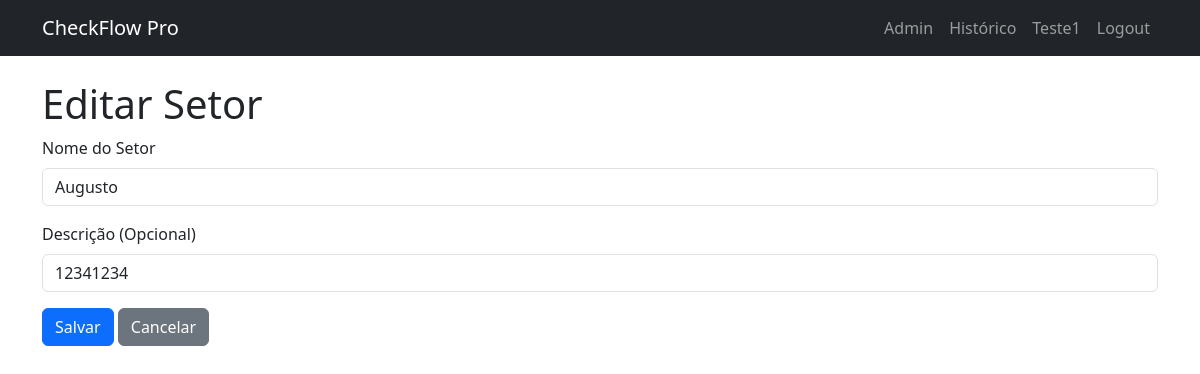
The page /admin/sector/1/edit (signed in) on the database its author committed.
### app/models.py (models this page shows, shortened)
class User(UserMixin, db.Model):
    id = db.Column(db.Integer, primary_key=True)
    username = db.Column(db.String(80), unique=True, nullable=False)
    email = db.Column(db.String(120), unique=True, nullable=False)
    password_hash = db.Column(db.String(256)) # Aumentamos o tamanho para o hash
    role = db.Column(db.String(20), nullable=False)  # 'Administrador', 'Líder', 'Operador'
    sectors = db.relationship('Sector', secondary=leader_sector_association, back_populates='leaders')

class Sector(db.Model):
    id = db.Column(db.Integer, primary_key=True)
    name = db.Column(db.String(100), unique=True, nullable=False)
    description = db.Column(db.String(255))
    leaders = db.relationship('User', secondary=leader_sector_association, back_populates='sectors')
    checklist_templates = db.relationship('ChecklistTemplate', backref='sector', lazy=True)

### app/routes.py (the view)
@bp.route('/admin/sector/<int:sector_id>/edit', methods=['GET', 'POST'])
@login_required
@admin_required
def edit_sector(sector_id):
    sector = Sector.query.get_or_404(sector_id)
    form = SectorForm(obj=sector)
    if form.validate_on_submit():
        sector.name = form.name.data
        sector.description = form.description.data
        db.session.commit()
        flash('Setor atualizado com sucesso!', 'success')
        return redirect(url_for('main.list_sectors'))
    return render_template('admin/sector_form.html', form=form, title='Editar Setor')

### app/forms.py
class SectorForm(FlaskForm):
    name = StringField('Nome do Setor', validators=[DataRequired(), Length(min=3, max=100)])
    description = StringField('Descrição (Opcional)', validators=[Length(max=255)])
    submit = SubmitField('Salvar')

### app/__init__.py (called while the page is built)
def create_app(config_class=Config):
    app = Flask(__name__)
    app.config.from_object(config_class)
    mail.init_app(app)
    db.init_app(app)
    migrate.init_app(app, db)
    login_manager.init_app(app)
    from . import models
    from . import routes
    app.register_blueprint(routes.bp) # Usaremos um Blueprint para organizar as rotas
    @login_manager.user_loader
    def load_user(user_id):
        return models.User.query.get(int(user_id))
    return app

### app/routes.py (called while the page is built)
def admin_required(f):
    @wraps(f)
    def decorated_function(*args, **kwargs):
        if not current_user.is_authenticated or current_user.role != 'Administrador':
            abort(403) # Proibido o acesso
        return f(*args, **kwargs)
    return decorated_function

### app/templates/admin/sector_form.html (shortened to what this page needs)
{% extends "base.html" %}
{% block content %}
    <h1>{{ title }}</h1>
    <form method="POST" action="">
        <div class="mb-3">
            {{ form.name.label(class="form-label") }}
            {{ form.name(class="form-control") }}
        </div>
        <div class="mb-3">
            {{ form.description.label(class="form-label") }}
            {{ form.description(class="form-control") }}
        </div>
        <div class="mb-3">
            {{ form.submit(class="btn btn-primary") }}
            <a href="{{ url_for('main.list_sectors') }}" class="btn btn-secondary">Cancelar</a>
        </div>
    </form>
{% endblock %}

### app/templates/base.html (shortened to what this page needs)
<!DOCTYPE html>
<html lang="pt-br">
<head>
    <link href="https://cdn.jsdelivr.net/npm/bootstrap@5.3.3/dist/css/bootstrap.min.css" rel="stylesheet">
</head>
<body>
    <nav class="navbar navbar-expand-lg navbar-dark bg-dark">
        <div class="container">
            <a class="navbar-brand" href="{{ url_for('main.index') }}">CheckFlow Pro</a>
            <div class="navbar-nav ms-auto">
                {% if current_user.is_authenticated %}
                    {% if current_user.role == 'Administrador' %}
                        <a class="nav-item nav-link" href="{{ url_for('main.admin_dashboard') }}">Admin</a>
                    {% elif current_user.role == 'Líder' %}
                        <a class="nav-item nav-link" href="{{ url_for('main.leader_dashboard') }}">Pendentes</a>
                    {% endif %}
                    {% if current_user.role in ['Líder', 'Administrador'] %}
                        <a class="nav-item nav-link" href="{{ url_for('main.checklist_history') }}">Histórico</a>
                    {% endif %}
                    <a class="nav-item nav-link" href="#">{{ current_user.username }}</a>
                    <a class="nav-item nav-link" href="{{ url_for('main.logout') }}">Logout</a>
                {% else %}
                    <a class="nav-item nav-link" href="{{ url_for('main.login') }}">Login</a>
                    <a class="nav-item nav-link" href="{{ url_for('main.register') }}">Registrar</a>
                {% endif %}
            </div>
        </div>
    </nav>
    <main class="container mt-4">
        {% block content %}{% endblock %}
    </main>
</body>
</html>

### rows shown on the page
User: username "Teste1"
Sector: name "Augusto", description "12341234"

### other values the page prints
{{ title }} "Editar Setor"
